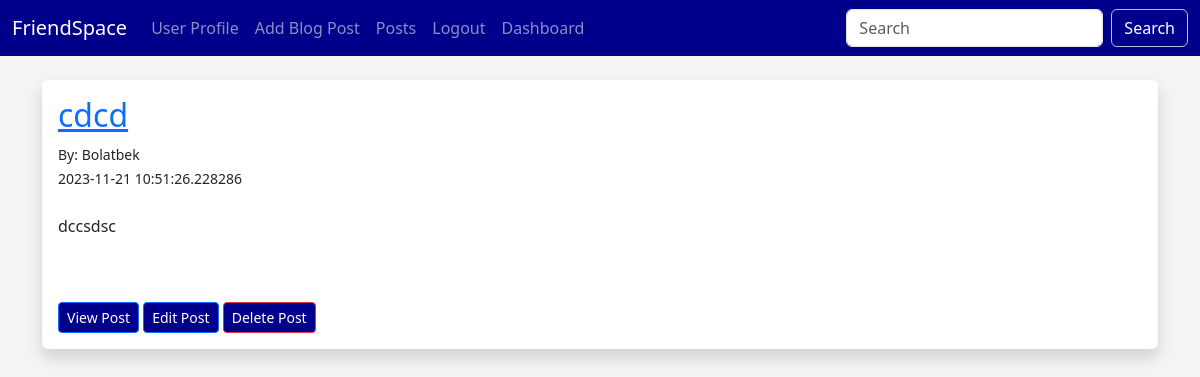
Page /profile (signed in) on the earlier database version.
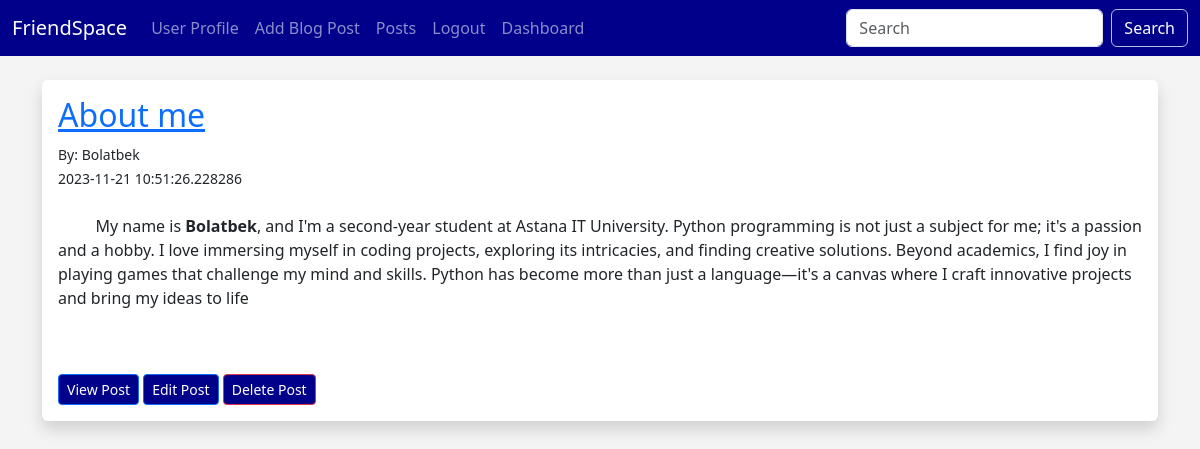
Same page on the later database version.
### flaskblog/database.py (models this page shows, shortened)
class Posts(db.Model):
    id = db.Column(db.Integer,primary_key=True)
    title = db.Column(db.String(255))
    content = db.Column(db.Text)
    date_posted = db.Column(db.DateTime,default=datetime.utcnow)
    slug = db.Column(db.String(256))
    poster_id = db.Column(db.Integer, db.ForeignKey('users.id'))

class Users(db.Model,UserMixin):
    id = db.Column(db.Integer,primary_key=True,unique=True)
    username = db.Column(db.String(200),nullable=False)
    name = db.Column(db.String(200),nullable=False)
    email = db.Column(db.String(120),nullable=False,unique=True)
    about_author = db.Column(db.Text(500),nullable=True)
    date_added = db.Column(db.DateTime,default=datetime.utcnow)
    profile_pic = db.Column(db.String(200),nullable=True )
    password_hash = db.Column(db.String(130),nullable=False)
    posts = db.relationship('Posts',backref='poster')
    @property
    def password(self):
        raise AttributeError('password is not a readable attribute!')

### flaskblog/main.py (the view)
@app.route("/profile")
@login_required
def user():
    user_id = current_user.id
    posts = Posts.query.filter_by(poster_id=user_id).order_by(Posts.date_posted.desc()).all()
    return render_template('user.html', posts=posts)

### flaskblog/webforms.py
class SearchForm(FlaskForm):
    searched = StringField("Searched",validators=[DataRequired()])
    submit = SubmitField("Submit")

### flaskblog/database.py (called while the page is built)
@login_manager.user_loader
def load_user(user_id):
    return Users.query.get(int(user_id))

### flaskblog/main.py (called while the page is built)
@app.context_processor
def base():
    form = SearchForm()
    return dict(form=form)

### flaskblog/templates/user.html (shortened to what this page needs)
{% extends 'base.html' %}
{% block content %}
{% if posts %}
    {% for post in posts %}
        <div class="shadow p-3 mb-5 bg-body rounded">
            <h2><a href="{{ url_for('users_post', id=post.id) }}">{{ post.title }}</a></h2>
            <small>By: {{ post.poster.name }}<br>
                {{ post.date_posted }}</small><br><br>
            {{ post.content|safe }}<br><br>
            <a href="/posts/{{ post.id }}" class="btn btn-primary btn-sm">View Post</a>
            <a href="/posts/edit/{{ post.id }}" class="btn btn-primary btn-sm">Edit Post</a>
            <a href="/posts/delete/{{ post.id }}" class="btn btn-outline-danger btn-sm">Delete Post</a>
            <br>
        </div>
        <br>
    {% endfor %}
{% else %}
    <p>No posts found.</p>
{% endif %}
{% endblock %}

Differences in the rows shown:
changed Posts "Bolatbek": title "cdcd" → "About me"; content "dccsdsc" → "My name is Bolatbek , and I'm a second-year student at Astana IT University. Python programming is not just a subject for me; it's a passion and a hobby. I love immersing myself in coding projects, exploring its intricacies, and finding creative solutions. Beyond academics, I find joy in playing games that challenge my mind and skills. Python has become more than just a language—it's a canvas where I craft innovative projects and bring my ideas to life"
